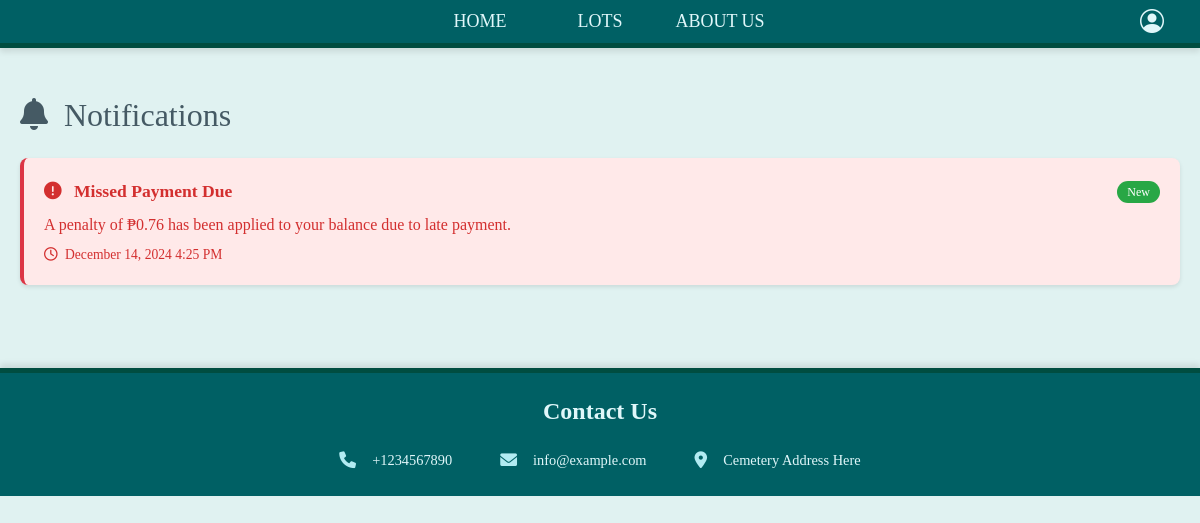
Before: /account_notification.php (signed in) with the older database file.
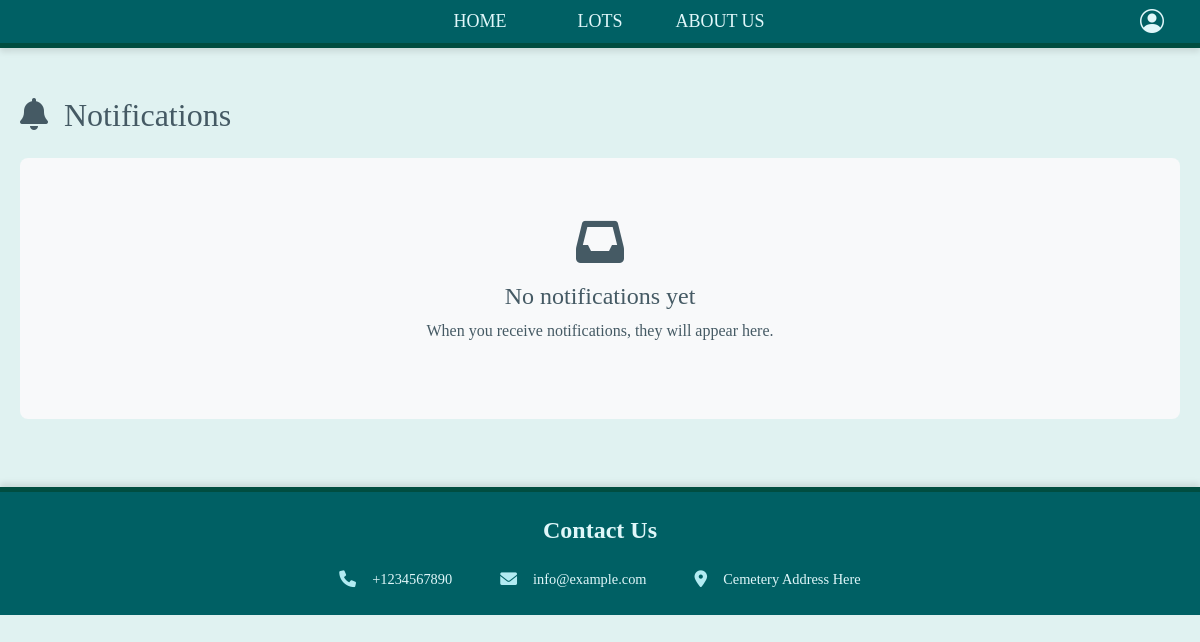
After: the same page with the newer database file.
### tables this page shows
CREATE TABLE `notifications` (
  `notification_id` int(11) NOT NULL,
  `account_id` int(11) NOT NULL,
  `type` enum('reservation_status','payment_success','payment_due_today','payment_due_tomorrow','payment_missed') NOT NULL,
  `title` varchar(255) NOT NULL,
  `message` text NOT NULL,
  `reference_id` int(11) DEFAULT NULL,
  `is_read` tinyint(1) NOT NULL DEFAULT 0,
  `created_at` timestamp NOT NULL DEFAULT current_timestamp()
);

### website/notification.class.php (called while the page is built, shortened)
<?php
require_once __DIR__ . '/../database.php';
class Notification {
    protected $db;
    public function __construct() {
        $this->db = new Database();
    }
    public function getNotifications($account_id) {
        $sql = "SELECT * FROM notifications
                WHERE account_id = :account_id
                ORDER BY created_at DESC";
        $query = $this->db->connect()->prepare($sql);
        $query->bindParam(':account_id', $account_id);
        $query->execute();
        return $query->fetchAll(PDO::FETCH_ASSOC);
    }
}
?>

### database.php (called while the page is built)
<?php
class Database{
    private $host = 'localhost';
    private $username = 'root';
    private $password = '';
    private $dbname = 'burial_db';
    protected $connection;
    function connect(){
        try {
            if($this->connection === null){
                $dsn = "mysql:host=$this->host;dbname=$this->dbname";
                $this->connection = new PDO($dsn, $this->username, $this->password, [
                    PDO::ATTR_ERRMODE => PDO::ERRMODE_EXCEPTION,
                    PDO::ATTR_DEFAULT_FETCH_MODE => PDO::FETCH_ASSOC,
                    PDO::ATTR_EMULATE_PREPARES => false
                ]);
            }
            return $this->connection;
        } catch (PDOException $e) {
            error_log("Database Connection Error: " . $e->getMessage());
            throw new Exception("Database connection failed: " . $e->getMessage());
        }
    }
}

### account_notification.php (the view, shortened to what the changed rows need)
<?php
include(__DIR__ . '/includes/header.php');
require_once __DIR__ . '/website/notification.class.php';
$notification = new Notification();
$notifications = $notification->getNotifications($_SESSION['account']['account_id']);
?>
</head>
<body>
    <div class="container-fluid notification-container py-5">
        <div class="row">
            <div class="col-12">
                <h2 class="mb-4">
                    <i class="fas fa-bell me-2"></i>
                    Notifications
                </h2>
                <?php if (empty($notifications)): ?>
                    <div class="no-notifications">
                        <i class="fas fa-inbox fa-3x mb-3"></i>
                        <h4>No notifications yet</h4>
                        <p>When you receive notifications, they will appear here.</p>
                    </div>
                <?php else: ?>
                    <?php foreach ($notifications as $notif): ?>
                        <?php
                        $notificationClass = '';
                        if ($notif['type'] === 'payment_due_today') {
                            $notificationClass = 'payment-due-today';
                        } elseif ($notif['type'] === 'payment_due_tomorrow') {
                            $notificationClass = 'payment-due-tomorrow';
                        } elseif ($notif['type'] === 'payment_missed') {
                            $notificationClass = 'payment-missed';
                        } elseif (!$notif['is_read']) {
                            $notificationClass = 'unread';
                        }
                        ?>
                        <div class="notification-item <?php echo $notificationClass; ?>">
                            <button type="button" class="btn btn-link p-0 view-notification"
                                data-notification-id="<?php echo $notif['notification_id']; ?>"
                                data-reference-id="<?php echo $notif['reference_id']; ?>"
                                data-type="<?php echo $notif['type']; ?>"
                                style="text-decoration: none; color: inherit; width: 100%; text-align: left;">
                                <div class="notification-title">
                                    <span>
                                        <?php if ($notif['type'] === 'payment_missed' || $notif['type'] === 'payment_due_tomorrow' || $notif['type'] === 'payment_due_today' ): ?>
                                            <i class="fas fa-exclamation-circle me-2" <?php if ($notif['type'] === 'payment_due_tomorrow'){ ?> style="color: #ffc107;" <?php } ?> ></i>
                                        <?php endif; ?>
                                        <?php echo htmlspecialchars($notif['title']); ?>
                                    </span>
                                    <span>
                                        <?php if (!$notif['is_read']): ?>
                                            <span class="badge bg-success">New</span>
                                        <?php endif; ?>
                                    </span>
                                </div>
                                <div class="notification-message">
                                    <?php echo htmlspecialchars($notif['message']); ?>
                                </div>
                                <div class="notification-time">
                                    <i class="far fa-clock me-1"></i>
                                    <?php
                                    $date = new DateTime($notif['created_at']);
                                    echo $date->format('F j, Y g:i A');
                                    ?>
                                </div>
                            </button>
                        </div>
                    <?php endforeach; ?>
                <?php endif; ?>
            </div>
        </div>
    </div>
    <?php include(__DIR__ . '/includes/footer.php'); ?>
</body>
</html>

Changed rows visible on the page:
removed notifications: type "payment_missed" (drawn), title "Missed Payment Due", is_read "New", message "A penalty of ₱0.76 has been applied to your balance due to late payment.", created_at "December 14, 2024 4:25 PM"
Other visible differences:
text now shown: "No notifications yet When you receive notifications, they will appear here."
